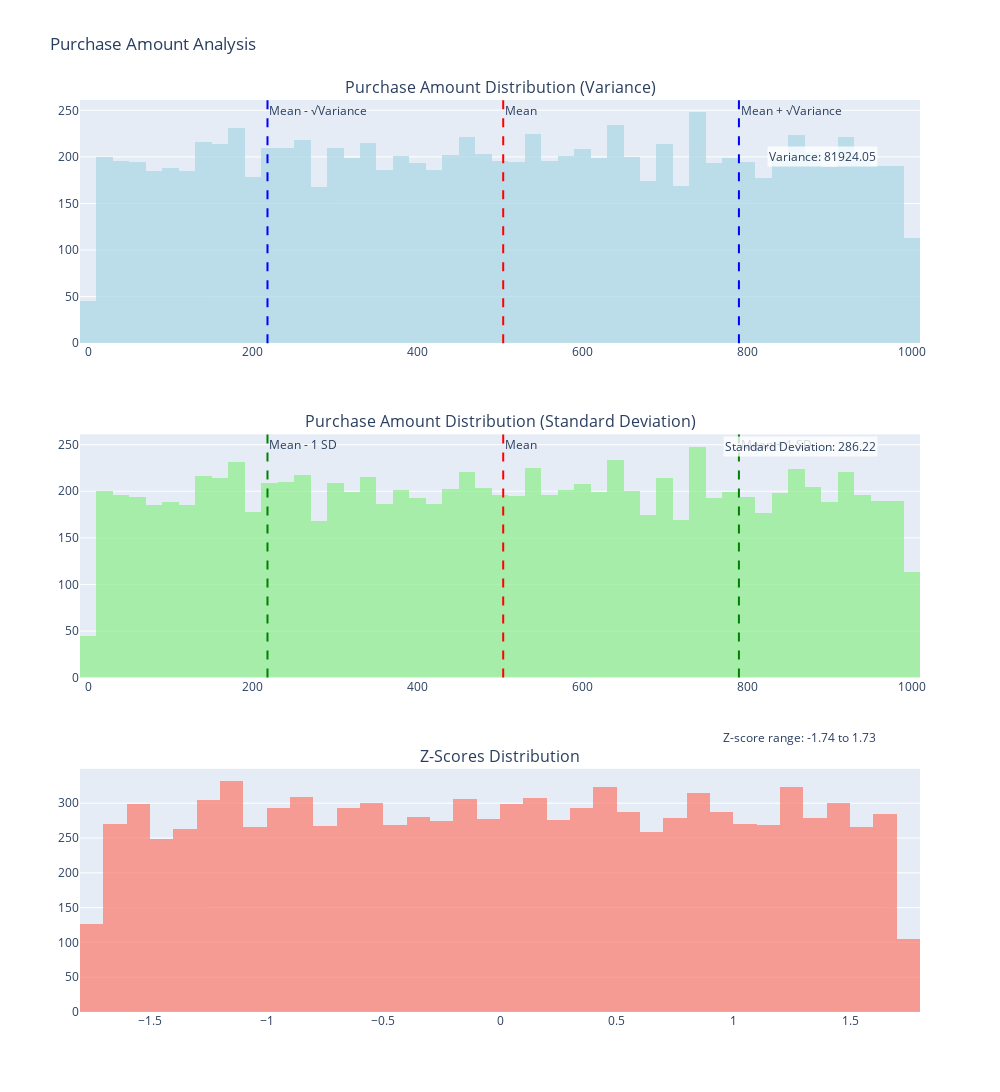

Notebook cell for this chart:
### Code cell
import pandas as pd
import numpy as np
import plotly.graph_objects as go
from plotly.subplots import make_subplots

# Load the dataset
df = pd.read_csv('ecommerce_customer_behavior_dataset.csv')

# Calculate variance, standard deviation, and z-score for Purchase Amount
purchase_amount = df['Purchase Amount ($)']
variance = np.var(purchase_amount)
std_dev = np.std(purchase_amount)
mean_purchase_amount = np.mean(purchase_amount)
z_scores = (purchase_amount - mean_purchase_amount) / std_dev

# Create a subplot with 3 rows
fig = make_subplots(rows=3, cols=1, 
                    subplot_titles=("Purchase Amount Distribution (Variance)",
                                    "Purchase Amount Distribution (Standard Deviation)",
                                    "Z-Scores Distribution"),
                    vertical_spacing=0.1)

# Row 1: Purchase Amount Distribution (Variance)
fig.add_trace(go.Histogram(x=purchase_amount, name='Purchase Amount', 
                             marker_color='lightblue', opacity=0.75), row=1, col=1)
fig.add_vline(x=mean_purchase_amount, line_dash="dash", line_color="red", row=1, col=1, 
               annotation_text="Mean", annotation_position="top right")
fig.add_vline(x=mean_purchase_amount + np.sqrt(variance), line_dash="dash", line_color="blue", row=1, col=1,
               annotation_text="Mean + √Variance", annotation_position="top right")
fig.add_vline(x=mean_purchase_amount - np.sqrt(variance), line_dash="dash", line_color="blue", row=1, col=1,
               annotation_text="Mean - √Variance", annotation_position="top right")

# Row 2: Purchase Amount Distribution (Standard Deviation)
fig.add_trace(go.Histogram(x=purchase_amount, name='Purchase Amount', 
                             marker_color='lightgreen', opacity=0.75), row=2, col=1)
fig.add_vline(x=mean_purchase_amount, line_dash="dash", line_color="red", row=2, col=1,
               annotation_text="Mean", annotation_position="top right")
fig.add_vline(x=mean_purchase_amount + std_dev, line_dash="dash", line_color="green", row=2, col=1,
               annotation_text="Mean + 1 SD", annotation_position="top right")
fig.add_vline(x=mean_purchase_amount - std_dev, line_dash="dash", line_color="green", row=2, col=1,
               annotation_text="Mean - 1 SD", annotation_position="top right")

# Row 3: Z-Scores distribution
fig.add_trace(go.Histogram(x=z_scores, name='Z-Scores', 
                             marker_color='salmon', opacity=0.75), row=3, col=1)

# Update layout
fig.update_layout(height=1200, width=1000, title_text="Purchase Amount Analysis",
                  showlegend=False)

# Add annotations for variance, standard deviation, and z-score range
fig.add_annotation(x=0.95, y=0.95, xref="paper", yref="paper",
                   text=f"Variance: {variance:.2f}",
                   showarrow=False, align="right", bgcolor="rgba(255,255,255,0.8)")
fig.add_annotation(x=0.95, y=0.62, xref="paper", yref="paper",
                   text=f"Standard Deviation: {std_dev:.2f}",
                   showarrow=False, align="right", bgcolor="rgba(255,255,255,0.8)")
fig.add_annotation(x=0.95, y=0.29, xref="paper", yref="paper",
                   text=f"Z-score range: {z_scores.min():.2f} to {z_scores.max():.2f}",
                   showarrow=False, align="right", bgcolor="rgba(255,255,255,0.8)")

# Show plot
fig.show()

# Print summary statistics
print(f"Variance: {variance:.2f}")
print(f"Standard Deviation: {std_dev:.2f}")
print(f"Z-score range: {z_scores.min():.2f} to {z_scores.max():.2f}")

### Figure 1 — Plotly figure (JSON) as saved in the notebook; plotly's stock layout.template omitted (floating-point values rounded to 4 significant figures; data arrays with more than 128 entries replaced by an {"elided": "..."} marker saying what was removed)
{"data": [{"marker": {"color": "lightblue"}, "name": "Purchase Amount", "opacity": 0.75, "type": "histogram", "x": {"elided": "10000 float values"}, "xaxis": "x", "yaxis": "y"}, {"marker": {"color": "lightgreen"}, "name": "Purchase Amount", "opacity": 0.75, "type": "histogram", "x": {"elided": "10000 float values"}, "xaxis": "x2", "yaxis": "y2"}, {"marker": {"color": "salmon"}, "name": "Z-Scores", "opacity": 0.75, "type": "histogram", "x": {"elided": "10000 float values"}, "xaxis": "x3", "yaxis": "y3"}], "layout": {"annotations": [{"font": {"size": 16}, "showarrow": false, "text": "Purchase Amount Distribution (Variance)", "x": 0.5, "xanchor": "center", "xref": "paper", "y": 1, "yanchor": "bottom", "yref": "paper"}, {"font": {"size": 16}, "showarrow": false, "text": "Purchase Amount Distribution (Standard Deviation)", "x": 0.5, "xanchor": "center", "xref": "paper", "y": 0.6333, "yanchor": "bottom", "yref": "paper"}, {"font": {"size": 16}, "showarrow": false, "text": "Z-Scores Distribution", "x": 0.5, "xanchor": "center", "xref": "paper", "y": 0.2667, "yanchor": "bottom", "yref": "paper"}, {"showarrow": false, "text": "Mean", "x": 503.9, "xanchor": "left", "xref": "x", "y": 1, "yanchor": "top", "yref": "y domain"}, {"showarrow": false, "text": "Mean + √Variance", "x": 790.1, "xanchor": "left", "xref": "x", "y": 1, "yanchor": "top", "yref": "y domain"}, {"showarrow": false, "text": "Mean - √Variance", "x": 217.7, "xanchor": "left", "xref": "x", "y": 1, "yanchor": "top", "yref": "y domain"}, {"showarrow": false, "text": "Mean", "x": 503.9, "xanchor": "left", "xref": "x2", "y": 1, "yanchor": "top", "yref": "y2 domain"}, {"showarrow": false, "text": "Mean + 1 SD", "x": 790.1, "xanchor": "left", "xref": "x2", "y": 1, "yanchor": "top", "yref": "y2 domain"}, {"showarrow": false, "text": "Mean - 1 SD", "x": 217.7, "xanchor": "left", "xref": "x2", "y": 1, "yanchor": "top", "yref": "y2 domain"}, {"align": "right", "bgcolor": "rgba(255,255,255,0.8)", "showarrow": false, "text": "Variance: 81924.05", "x": 0.95, "xref": "paper", "y": 0.95, "yref": "paper"}, {"align": "right", "bgcolor": "rgba(255,255,255,0.8)", "showarrow": false, "text": "Standard Deviation: 286.22", "x": 0.95, "xref": "paper", "y": 0.62, "yref": "paper"}, {"align": "right", "bgcolor": "rgba(255,255,255,0.8)", "showarrow": false, "text": "Z-score range: -1.74 to 1.73", "x": 0.95, "xref": "paper", "y": 0.29, "yref": "paper"}], "height": 1200, "shapes": [{"line": {"color": "red", "dash": "dash"}, "type": "line", "x0": 503.9, "x1": 503.9, "xref": "x", "y0": 0, "y1": 1, "yref": "y domain"}, {"line": {"color": "blue", "dash": "dash"}, "type": "line", "x0": 790.1, "x1": 790.1, "xref": "x", "y0": 0, "y1": 1, "yref": "y domain"}, {"line": {"color": "blue", "dash": "dash"}, "type": "line", "x0": 217.7, "x1": 217.7, "xref": "x", "y0": 0, "y1": 1, "yref": "y domain"}, {"line": {"color": "red", "dash": "dash"}, "type": "line", "x0": 503.9, "x1": 503.9, "xref": "x2", "y0": 0, "y1": 1, "yref": "y2 domain"}, {"line": {"color": "green", "dash": "dash"}, "type": "line", "x0": 790.1, "x1": 790.1, "xref": "x2", "y0": 0, "y1": 1, "yref": "y2 domain"}, {"line": {"color": "green", "dash": "dash"}, "type": "line", "x0": 217.7, "x1": 217.7, "xref": "x2", "y0": 0, "y1": 1, "yref": "y2 domain"}], "showlegend": false, "title": {"text": "Purchase Amount Analysis"}, "width": 1000, "xaxis": {"anchor": "y", "domain": [0, 1]}, "xaxis2": {"anchor": "y2", "domain": [0, 1]}, "xaxis3": {"anchor": "y3", "domain": [0, 1]}, "yaxis": {"anchor": "x", "domain": [0.7333, 1]}, "yaxis2": {"anchor": "x2", "domain": [0.3667, 0.6333]}, "yaxis3": {"anchor": "x3", "domain": [0, 0.2667]}}}
